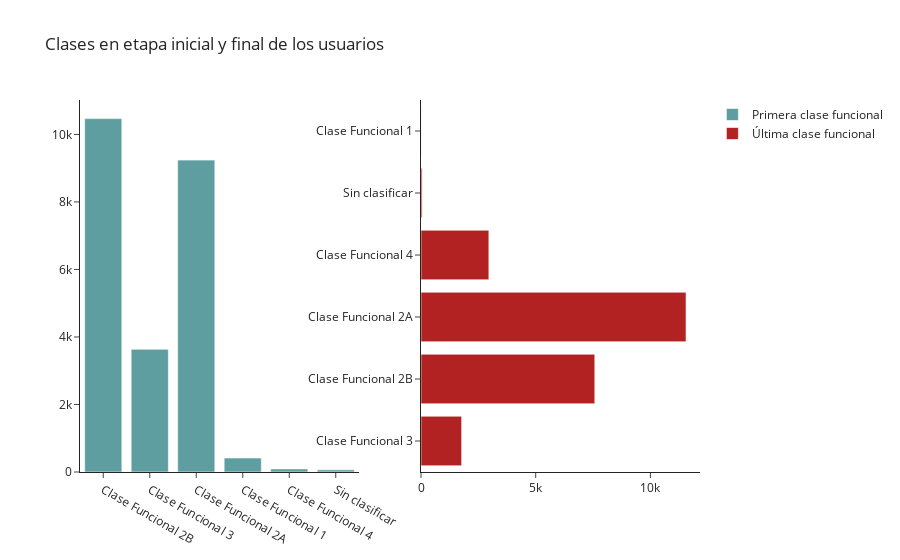

The notebook cell saved with this chart:
### Code cell
# Histograma para la cantidad de usuarios por primera y última clase funcional
fig = make_subplots(rows = 1, cols = 2)

fig.add_trace(
    go.Histogram(x = df_final['PRIMERA CLASE FUNCIONAL'], name = 'Primera clase funcional', marker_color = 'cadetblue'),
    row = 1, col = 1
)

fig.add_trace(
    go.Histogram(y = df_final['ÚLTIMA CLASE FUNCIONAL'], name = 'Última clase funcional', marker_color = 'firebrick'),
    row = 1, col = 2
)

fig.update_layout(
    title_text = "Clases en etapa inicial y final de los usuarios",
    template = 'simple_white')
fig.show()

### Figure 1 — Plotly figure (JSON) as saved in the notebook; plotly's stock layout.template omitted (floating-point values rounded to 4 significant figures; data arrays with more than 128 entries replaced by an {"elided": "..."} marker saying what was removed)
{"data": [{"marker": {"color": "cadetblue"}, "name": "Primera clase funcional", "type": "histogram", "x": {"elided": "30338 str values"}, "xaxis": "x", "yaxis": "y"}, {"marker": {"color": "firebrick"}, "name": "Última clase funcional", "type": "histogram", "xaxis": "x2", "y": {"elided": "30338 str values"}, "yaxis": "y2"}], "layout": {"title": {"text": "Clases en etapa inicial y final de los usuarios"}, "xaxis": {"anchor": "y", "domain": [0, 0.45]}, "xaxis2": {"anchor": "y2", "domain": [0.55, 1]}, "yaxis": {"anchor": "x", "domain": [0, 1]}, "yaxis2": {"anchor": "x2", "domain": [0, 1]}}}
